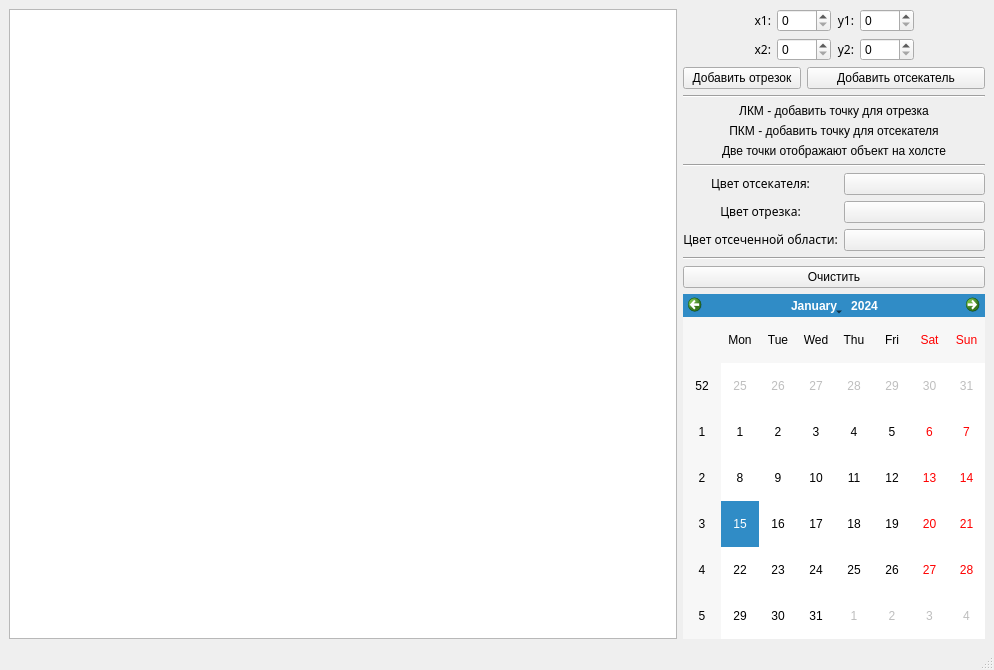
<?xml version="1.0" encoding="UTF-8"?>
<ui version="4.0">
 <class>MainWindow</class>
 <widget class="QMainWindow" name="MainWindow">
  <property name="geometry">
   <rect>
    <x>0</x>
    <y>0</y>
    <width>994</width>
    <height>670</height>
   </rect>
  </property>
  <property name="mouseTracking">
   <bool>false</bool>
  </property>
  <property name="windowTitle">
   <string>MainWindow</string>
  </property>
  <widget class="QWidget" name="centralwidget">
   <layout class="QVBoxLayout" name="verticalLayout">
    <item>
     <layout class="QGridLayout" name="gridLayout_3">
      <item row="0" column="0">
       <widget class="QGraphicsView" name="canvas">
        <property name="cursor" stdset="0">
         <cursorShape>CrossCursor</cursorShape>
        </property>
        <property name="mouseTracking">
         <bool>true</bool>
        </property>
        <property name="tabletTracking">
         <bool>false</bool>
        </property>
       </widget>
      </item>
      <item row="0" column="1">
       <layout class="QGridLayout" name="gridLayout_2">
        <item row="7" column="1">
         <widget class="QPushButton" name="color_cutter_bt">
          <property name="cursor">
           <cursorShape>PointingHandCursor</cursorShape>
          </property>
          <property name="text">
           <string/>
          </property>
         </widget>
        </item>
        <item row="1" column="0" colspan="2">
         <widget class="Line" name="line_3">
          <property name="orientation">
           <enum>Qt::Horizontal</enum>
          </property>
         </widget>
        </item>
        <item row="7" column="0">
         <widget class="QLabel" name="label_3">
          <property name="font">
           <font>
            <family>Apple Braille</family>
           </font>
          </property>
          <property name="text">
           <string>&lt;html&gt;&lt;head/&gt;&lt;body&gt;&lt;p align=&quot;center&quot;&gt;Цвет отсекателя:&lt;/p&gt;&lt;/body&gt;&lt;/html&gt;</string>
          </property>
         </widget>
        </item>
        <item row="8" column="1">
         <widget class="QPushButton" name="color_line_bt">
          <property name="cursor">
           <cursorShape>PointingHandCursor</cursorShape>
          </property>
          <property name="text">
           <string/>
          </property>
         </widget>
        </item>
        <item row="9" column="0">
         <widget class="QLabel" name="label_5">
          <property name="font">
           <font>
            <family>Apple Braille</family>
           </font>
          </property>
          <property name="text">
           <string>&lt;html&gt;&lt;head/&gt;&lt;body&gt;&lt;p align=&quot;center&quot;&gt;Цвет отсеченной области:&lt;/p&gt;&lt;/body&gt;&lt;/html&gt;</string>
          </property>
         </widget>
        </item>
        <item row="8" column="0">
         <widget class="QLabel" name="label_4">
          <property name="font">
           <font>
            <family>Apple Braille</family>
           </font>
          </property>
          <property name="text">
           <string>&lt;html&gt;&lt;head/&gt;&lt;body&gt;&lt;p align=&quot;center&quot;&gt;Цвет отрезка:&lt;/p&gt;&lt;/body&gt;&lt;/html&gt;</string>
          </property>
         </widget>
        </item>
        <item row="9" column="1">
         <widget class="QPushButton" name="color_cut_line_bt">
          <property name="cursor">
           <cursorShape>PointingHandCursor</cursorShape>
          </property>
          <property name="text">
           <string/>
          </property>
         </widget>
        </item>
        <item row="3" column="0" colspan="2">
         <widget class="QLabel" name="label_7">
          <property name="text">
           <string>&lt;html&gt;&lt;head/&gt;&lt;body&gt;&lt;p align=&quot;center&quot;&gt;ПКМ - добавить точку для отсекателя&lt;/p&gt;&lt;/body&gt;&lt;/html&gt;</string>
          </property>
         </widget>
        </item>
        <item row="5" column="0" colspan="2">
         <widget class="QLabel" name="label_10">
          <property name="text">
           <string>&lt;html&gt;&lt;head/&gt;&lt;body&gt;&lt;p align=&quot;center&quot;&gt;Две точки отображают объект на холсте&lt;/p&gt;&lt;/body&gt;&lt;/html&gt;</string>
          </property>
         </widget>
        </item>
        <item row="6" column="0" colspan="2">
         <widget class="Line" name="line">
          <property name="orientation">
           <enum>Qt::Horizontal</enum>
          </property>
         </widget>
        </item>
        <item row="10" column="0" colspan="2">
         <widget class="Line" name="line_2">
          <property name="orientation">
           <enum>Qt::Horizontal</enum>
          </property>
         </widget>
        </item>
        <item row="11" column="0" colspan="2">
         <widget class="QPushButton" name="clear_bt">
          <property name="text">
           <string>Очистить</string>
          </property>
         </widget>
        </item>
        <item row="12" column="0" colspan="2">
         <widget class="QCalendarWidget" name="calendarWidget"/>
        </item>
        <item row="0" column="0" colspan="2">
         <layout class="QGridLayout" name="gridLayout">
          <item row="0" column="0">
           <spacer name="horizontalSpacer">
            <property name="orientation">
             <enum>Qt::Horizontal</enum>
            </property>
            <property name="sizeType">
             <enum>QSizePolicy::Minimum</enum>
            </property>
            <property name="sizeHint" stdset="0">
             <size>
              <width>65</width>
              <height>20</height>
             </size>
            </property>
           </spacer>
          </item>
          <item row="0" column="1">
           <widget class="QLabel" name="label">
            <property name="font">
             <font>
              <family>Apple Braille</family>
             </font>
            </property>
            <property name="text">
             <string>&lt;html&gt;&lt;head/&gt;&lt;body&gt;&lt;p align=&quot;right&quot;&gt;x1:&lt;/p&gt;&lt;/body&gt;&lt;/html&gt;</string>
            </property>
           </widget>
          </item>
          <item row="0" column="2" colspan="2">
           <widget class="QSpinBox" name="x1_sb">
            <property name="cursor">
             <cursorShape>PointingHandCursor</cursorShape>
            </property>
            <property name="minimum">
             <number>0</number>
            </property>
            <property name="maximum">
             <number>4000</number>
            </property>
           </widget>
          </item>
          <item row="0" column="4">
           <widget class="QLabel" name="label_2">
            <property name="font">
             <font>
              <family>Apple Braille</family>
             </font>
            </property>
            <property name="text">
             <string>&lt;html&gt;&lt;head/&gt;&lt;body&gt;&lt;p align=&quot;right&quot;&gt;y1:&lt;/p&gt;&lt;/body&gt;&lt;/html&gt;</string>
            </property>
           </widget>
          </item>
          <item row="0" column="5">
           <widget class="QSpinBox" name="y1_sb">
            <property name="cursor">
             <cursorShape>PointingHandCursor</cursorShape>
            </property>
            <property name="minimum">
             <number>0</number>
            </property>
            <property name="maximum">
             <number>4000</number>
            </property>
            <property name="value">
             <number>0</number>
            </property>
           </widget>
          </item>
          <item row="0" column="6">
           <spacer name="horizontalSpacer_2">
            <property name="orientation">
             <enum>Qt::Horizontal</enum>
            </property>
            <property name="sizeType">
             <enum>QSizePolicy::Minimum</enum>
            </property>
            <property name="sizeHint" stdset="0">
             <size>
              <width>65</width>
              <height>20</height>
             </size>
            </property>
           </spacer>
          </item>
          <item row="1" column="0">
           <spacer name="horizontalSpacer_5">
            <property name="orientation">
             <enum>Qt::Horizontal</enum>
            </property>
            <property name="sizeType">
             <enum>QSizePolicy::Minimum</enum>
            </property>
            <property name="sizeHint" stdset="0">
             <size>
              <width>65</width>
              <height>20</height>
             </size>
            </property>
           </spacer>
          </item>
          <item row="1" column="1">
           <widget class="QLabel" name="label_9">
            <property name="font">
             <font>
              <family>Apple Braille</family>
             </font>
            </property>
            <property name="text">
             <string>&lt;html&gt;&lt;head/&gt;&lt;body&gt;&lt;p align=&quot;right&quot;&gt;x2:&lt;/p&gt;&lt;/body&gt;&lt;/html&gt;</string>
            </property>
           </widget>
          </item>
          <item row="1" column="2" colspan="2">
           <widget class="QSpinBox" name="x2_sb">
            <property name="cursor">
             <cursorShape>PointingHandCursor</cursorShape>
            </property>
            <property name="minimum">
             <number>0</number>
            </property>
            <property name="maximum">
             <number>4000</number>
            </property>
           </widget>
          </item>
          <item row="1" column="4">
           <widget class="QLabel" name="label_8">
            <property name="font">
             <font>
              <family>Apple Braille</family>
             </font>
            </property>
            <property name="text">
             <string>&lt;html&gt;&lt;head/&gt;&lt;body&gt;&lt;p align=&quot;right&quot;&gt;y2:&lt;/p&gt;&lt;/body&gt;&lt;/html&gt;</string>
            </property>
           </widget>
          </item>
          <item row="1" column="5">
           <widget class="QSpinBox" name="y2_sb">
            <property name="cursor">
             <cursorShape>PointingHandCursor</cursorShape>
            </property>
            <property name="minimum">
             <number>0</number>
            </property>
            <property name="maximum">
             <number>4000</number>
            </property>
            <property name="value">
             <number>0</number>
            </property>
           </widget>
          </item>
          <item row="1" column="6">
           <spacer name="horizontalSpacer_6">
            <property name="orientation">
             <enum>Qt::Horizontal</enum>
            </property>
            <property name="sizeType">
             <enum>QSizePolicy::Minimum</enum>
            </property>
            <property name="sizeHint" stdset="0">
             <size>
              <width>65</width>
              <height>20</height>
             </size>
            </property>
           </spacer>
          </item>
          <item row="2" column="0" colspan="3">
           <widget class="QPushButton" name="add_line_bt">
            <property name="maximumSize">
             <size>
              <width>16777215</width>
              <height>16777215</height>
             </size>
            </property>
            <property name="cursor">
             <cursorShape>PointingHandCursor</cursorShape>
            </property>
            <property name="text">
             <string>Добавить отрезок</string>
            </property>
           </widget>
          </item>
          <item row="2" column="3" colspan="4">
           <widget class="QPushButton" name="add_cutter_bt">
            <property name="maximumSize">
             <size>
              <width>16777215</width>
              <height>16777215</height>
             </size>
            </property>
            <property name="cursor">
             <cursorShape>PointingHandCursor</cursorShape>
            </property>
            <property name="text">
             <string>Добавить отсекатель</string>
            </property>
           </widget>
          </item>
         </layout>
        </item>
        <item row="2" column="0" colspan="2">
         <widget class="QLabel" name="label_6">
          <property name="text">
           <string>&lt;html&gt;&lt;head/&gt;&lt;body&gt;&lt;p align=&quot;center&quot;&gt;ЛКМ -  добавить точку для отрезка&lt;/p&gt;&lt;/body&gt;&lt;/html&gt;</string>
          </property>
         </widget>
        </item>
       </layout>
      </item>
     </layout>
    </item>
   </layout>
  </widget>
  <widget class="QStatusBar" name="statusbar"/>
  <widget class="QMenuBar" name="menuBar">
   <property name="geometry">
    <rect>
     <x>0</x>
     <y>0</y>
     <width>994</width>
     <height>22</height>
    </rect>
   </property>
  </widget>
  <action name="actionshift">
   <property name="text">
    <string>ЛКМ - добавить точку</string>
   </property>
   <property name="font">
    <font>
     <family>Apple Braille</family>
    </font>
   </property>
  </action>
  <action name="action_4">
   <property name="text">
    <string>Движение мышки + ЛКМ - кривая линия</string>
   </property>
  </action>
  <action name="actionShift">
   <property name="text">
    <string>Shift + ЛКМ - прямая линия</string>
   </property>
  </action>
  <action name="action_5">
   <property name="text">
    <string>ПКМ - замкнуть фигуру</string>
   </property>
  </action>
  <action name="action">
   <property name="text">
    <string>ЛКМ - добавить точку</string>
   </property>
  </action>
  <action name="actionshift_2">
   <property name="text">
    <string>shift + ЛКМ - добавить прямую линию</string>
   </property>
  </action>
  <action name="action_2">
   <property name="text">
    <string>Движение мышки + ЛКМ - добавить кривую линию</string>
   </property>
  </action>
  <action name="action_3">
   <property name="text">
    <string>ПКМ - замкнуть фигуру</string>
   </property>
  </action>
 </widget>
 <resources/>
 <connections/>
</ui>
